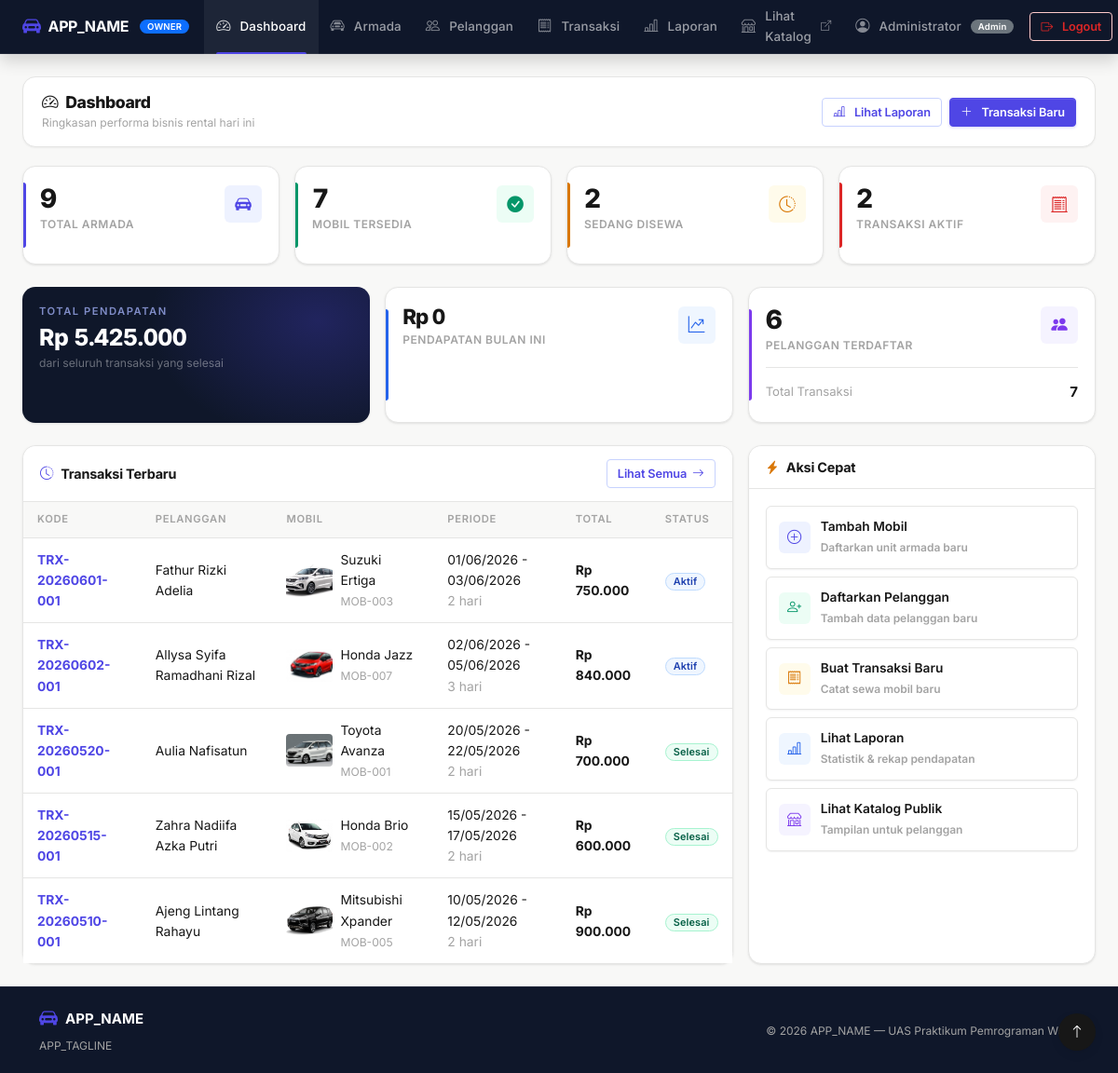
/pages/dashboard.php (signed in), run on the app's committed database.
### tables this page shows
CREATE TABLE transaksi (
    id              INT AUTO_INCREMENT PRIMARY KEY,
    kode_transaksi  VARCHAR(30)  NOT NULL UNIQUE,
    pelanggan_id    INT  NOT NULL,
    mobil_id        INT  NOT NULL,
    tanggal_mulai   DATE NOT NULL,
    tanggal_selesai DATE NOT NULL,
    jumlah_hari     INT  NOT NULL DEFAULT 0,
    harga_per_hari  DECIMAL(12,2) NOT NULL DEFAULT 0,
    total_harga     DECIMAL(12,2) NOT NULL DEFAULT 0,
    status          ENUM('aktif','selesai','dibatalkan') NOT NULL DEFAULT 'aktif',
    catatan         TEXT,
    created_at      TIMESTAMP DEFAULT CURRENT_TIMESTAMP,
    updated_at      TIMESTAMP DEFAULT CURRENT_TIMESTAMP ON UPDATE CURRENT_TIMESTAMP,
    FOREIGN KEY (mobil_id)     REFERENCES mobil(id)      ON UPDATE CASCADE ON DELETE RESTRICT,
    FOREIGN KEY (pelanggan_id) REFERENCES pelanggan(id)  ON UPDATE CASCADE ON DELETE RESTRICT
);

CREATE TABLE pelanggan (
    id          INT AUTO_INCREMENT PRIMARY KEY,
    user_id     INT          NULL,
    nama        VARCHAR(100) NOT NULL,
    nik         VARCHAR(20)  NOT NULL UNIQUE,
    telepon     VARCHAR(20)  NOT NULL,
    email       VARCHAR(100),
    alamat      TEXT,
    created_at  TIMESTAMP DEFAULT CURRENT_TIMESTAMP,
    updated_at  TIMESTAMP DEFAULT CURRENT_TIMESTAMP ON UPDATE CURRENT_TIMESTAMP,
    FOREIGN KEY (user_id) REFERENCES users(id)
        ON UPDATE CASCADE ON DELETE SET NULL
);

CREATE TABLE mobil (
    id              INT AUTO_INCREMENT PRIMARY KEY,
    id_kategori     INT          NOT NULL,
    kode_mobil      VARCHAR(20)  NOT NULL UNIQUE,
    nama_mobil      VARCHAR(50)  NOT NULL,
    merek           VARCHAR(50)  NOT NULL,
    tahun           YEAR         NOT NULL,
    warna           VARCHAR(30)  NOT NULL,
    harga_per_hari  DECIMAL(12,2) NOT NULL,
    kapasitas       INT          NOT NULL DEFAULT 5,
    status          ENUM('tersedia','disewa','maintenance') NOT NULL DEFAULT 'tersedia',
    deskripsi       TEXT,
    gambar          VARCHAR(255) DEFAULT NULL,
    created_at      TIMESTAMP DEFAULT CURRENT_TIMESTAMP,
    updated_at      TIMESTAMP DEFAULT CURRENT_TIMESTAMP ON UPDATE CURRENT_TIMESTAMP,
    FOREIGN KEY (id_kategori) REFERENCES kategori_mobil(id)
        ON UPDATE CASCADE ON DELETE RESTRICT
);

### pages/dashboard.php (the view, shortened to what this page needs)
<?php
require_once __DIR__ . '/../includes/header.php';
$total_mobil      = mysqli_fetch_assoc(mysqli_query($conn, "SELECT COUNT(*) as total FROM mobil"))['total'];
$mobil_tersedia   = mysqli_fetch_assoc(mysqli_query($conn, "SELECT COUNT(*) as total FROM mobil WHERE status='tersedia'"))['total'];
$mobil_disewa     = mysqli_fetch_assoc(mysqli_query($conn, "SELECT COUNT(*) as total FROM mobil WHERE status='disewa'"))['total'];
$transaksi_aktif  = mysqli_fetch_assoc(mysqli_query($conn, "SELECT COUNT(*) as total FROM transaksi WHERE status='aktif'"))['total'];
$total_transaksi  = mysqli_fetch_assoc(mysqli_query($conn, "SELECT COUNT(*) as total FROM transaksi"))['total'];
$total_pelanggan  = mysqli_fetch_assoc(mysqli_query($conn, "SELECT COUNT(*) as total FROM pelanggan"))['total'];
$total_pendapatan = mysqli_fetch_assoc(mysqli_query($conn, "SELECT COALESCE(SUM(total_harga), 0) as total FROM transaksi WHERE status='selesai'"))['total'];
$pendapatan_bulan_ini = mysqli_fetch_assoc(mysqli_query($conn, "
    SELECT COALESCE(SUM(total_harga), 0) as total
    FROM transaksi
    WHERE status = 'selesai' AND DATE_FORMAT(tanggal_mulai, '%Y-%m') = DATE_FORMAT(CURDATE(), '%Y-%m')
"))['total'];
$recent = mysqli_query($conn, "
    SELECT t.*, m.merek, m.nama_mobil, m.kode_mobil, m.gambar, p.nama AS nama_pelanggan
    FROM transaksi t
    JOIN mobil m ON t.mobil_id = m.id
    JOIN pelanggan p ON t.pelanggan_id = p.id
    ORDER BY t.created_at DESC
    LIMIT 5
");
?>
<div class="container-fluid px-4">
    <div class="page-header">
        <div>
            <h2><i class="bi bi-speedometer2 me-2"></i>Dashboard</h2>
            <div class="breadcrumb-sub">Ringkasan performa bisnis rental hari ini</div>
        </div>
        <div class="d-flex gap-2">
            <a href="laporan.php" class="btn btn-outline-primary btn-sm">
                <i class="bi bi-bar-chart-line me-1"></i>Lihat Laporan
            </a>
            <a href="transaksi.php?action=tambah" class="btn btn-primary btn-sm">
                <i class="bi bi-plus-lg me-1"></i>Transaksi Baru
            </a>
        </div>
    </div>
    <div class="row g-3 mb-4">
        <div class="col-6 col-md-3 fade-in-up">
            <div class="stat-card" style="--stat-color:#4f46e5; --stat-icon-bg:#eef2ff;">
                <div class="stat-top">
                    <div>
                        <div class="stat-number"><?= $total_mobil ?></div>
                        <div class="stat-label">Total Armada</div>
                    </div>
                    <div class="stat-icon">
                        <i class="bi bi-car-front-fill"></i>
                    </div>
                </div>
            </div>
        </div>
        <div class="col-6 col-md-3 fade-in-up">
            <div class="stat-card" style="--stat-color:#059669; --stat-icon-bg:#ecfdf5;">
                <div class="stat-top">
                    <div>
                        <div class="stat-number"><?= $mobil_tersedia ?></div>
                        <div class="stat-label">Mobil Tersedia</div>
                    </div>
                    <div class="stat-icon">
                        <i class="bi bi-check-circle-fill"></i>
                    </div>
                </div>
            </div>
        </div>
        <div class="col-6 col-md-3 fade-in-up">
            <div class="stat-card" style="--stat-color:#d97706; --stat-icon-bg:#fffbeb;">
                <div class="stat-top">
                    <div>
                        <div class="stat-number"><?= $mobil_disewa ?></div>
                        <div class="stat-label">Sedang Disewa</div>
                    </div>
                    <div class="stat-icon">
                        <i class="bi bi-clock-history"></i>
                    </div>
                </div>
            </div>
        </div>
        <div class="col-6 col-md-3 fade-in-up">
            <div class="stat-card" style="--stat-color:#dc2626; --stat-icon-bg:#fef2f2;">
                <div class="stat-top">
                    <div>
                        <div class="stat-number"><?= $transaksi_aktif ?></div>
                        <div class="stat-label">Transaksi Aktif</div>
                    </div>
                    <div class="stat-icon">
                        <i class="bi bi-receipt-cutoff"></i>
                    </div>
                </div>
            </div>
        </div>
    </div>
    <div class="row g-3 mb-4">
        <div class="col-lg-4">
            <div class="card revenue-card h-100">
                <div class="card-body">
                    <div class="revenue-label">Total Pendapatan</div>
                    <div class="revenue-amount">Rp <?= number_format($total_pendapatan, 0, ',', '.') ?></div>
                    <div class="revenue-sub">dari seluruh transaksi yang selesai</div>
                </div>
            </div>
        </div>
        <div class="col-lg-4 col-sm-6">
            <div class="stat-card h-100" style="--stat-color:#2563eb; --stat-icon-bg:#eff6ff;">
                <div class="stat-top">
                    <div>
                        <div class="stat-number" style="font-size:1.4rem;">
                            Rp <?= number_format($pendapatan_bulan_ini, 0, ',', '.') ?>
                        </div>
                        <div class="stat-label">Pendapatan Bulan Ini</div>
                    </div>
                    <div class="stat-icon">
                        <i class="bi bi-graph-up-arrow"></i>
                    </div>
                </div>
            </div>
        </div>
        <div class="col-lg-4 col-sm-6">
            <div class="stat-card h-100" style="--stat-color:#7c3aed; --stat-icon-bg:#f5f3ff;">
                <div class="stat-top">
                    <div>
                        <div class="stat-number"><?= $total_pelanggan ?></div>
                        <div class="stat-label">Pelanggan Terdaftar</div>
                    </div>
                    <div class="stat-icon">
                        <i class="bi bi-people-fill"></i>
                    </div>
                </div>
                <div class="divider"></div>
                <div class="d-flex justify-content-between align-items-center">
                    <span class="text-muted small">Total Transaksi</span>
                    <span class="fw-700"><?= $total_transaksi ?></span>
                </div>
            </div>
        </div>
    </div>
    <div class="row g-3">
        <div class="col-lg-8">
            <div class="card h-100">
                <div class="card-header">
                    <h6><i class="bi bi-clock-history me-2 text-primary"></i>Transaksi Terbaru</h6>
                    <a href="transaksi.php" class="btn btn-sm btn-outline-primary">
                        Lihat Semua <i class="bi bi-arrow-right"></i>
                    </a>
                </div>
                <div class="card-body p-0">
                    <div class="table-wrapper">
                        <table class="table mb-0">
                            <thead>
                                <tr>
                                    <th>Kode</th>
                                    <th>Pelanggan</th>
                                    <th>Mobil</th>
                                    <th>Periode</th>
                                    <th>Total</th>
                                    <th>Status</th>
                                </tr>
                            </thead>
                            <tbody>
                                <?php if ($recent && $recent->num_rows > 0): ?>
                                    <?php while ($row = mysqli_fetch_assoc($recent)): ?>
                                    <tr>
                                        <td class="fw-700 text-primary"><?= htmlspecialchars($row['kode_transaksi']) ?></td>
                                        <td><?= htmlspecialchars($row['nama_pelanggan']) ?></td>
                                        <td>
                                            <div class="d-flex align-items-center gap-2">
                                                <?php
                                                if (!empty($row['gambar'])) {
                                                    $nama_gambar = htmlspecialchars($row['gambar']);
                                                } else {
                                                    $kode = strtoupper($row['kode_mobil']);
                                                    if ($kode === 'MOB-001') $nama_gambar = 'Avanza.jpg';
                                                    elseif ($kode === 'MOB-002') $nama_gambar = 'brio.jpg';
                                                    elseif ($kode === 'MOB-003') $nama_gambar = 'ertiga.jpg';
                                                    elseif ($kode === 'MOB-005') $nama_gambar = 'xpander.jpg';
                                                    elseif ($kode === 'MOB-006') $nama_gambar = 'inova.jpg';
                                                    elseif ($kode === 'MOB-007') $nama_gambar = 'jazz.jpg';
                                                    else {
                                                        $nama_gambar = strtolower($row['merek']) . '.jpg';
                                                    }
                                                }
                                                ?>
                                                <img src="../assets/img/<?= $nama_gambar ?>"
                                                    alt="Mobil" style="width: 50px; height: 35px; object-fit: cover; border-radius: 4px;"
                                                    onerror="this.src='https://via.placeholder.com/60x40/0d6efd/fff?text=<?= urlencode($row['merek']) ?>';">
                                                <div>
                                                    <?= htmlspecialchars($row['merek'] . ' ' . $row['nama_mobil']) ?>
                                                    <br><small class="text-muted"><?= htmlspecialchars($row['kode_mobil']) ?></small>
                                                </div>
                                            </div>
                                        </td>
                                        <td class="small">
                                            <?= date('d/m/Y', strtotime($row['tanggal_mulai'])) ?> -
                                            <?= date('d/m/Y', strtotime($row['tanggal_selesai'])) ?>
                                            <br><span class="text-muted"><?= $row['jumlah_hari'] ?> hari</span>
                                        </td>
                                        <td class="fw-700">Rp <?= number_format($row['total_harga'], 0, ',', '.') ?></td>
                                        <td>
                                            <span class="badge status-<?= htmlspecialchars($row['status']) ?>">
                                                <?= ucfirst(htmlspecialchars($row['status'])) ?>
                                            </span>
                                        </td>
                                    </tr>
                                    <?php endwhile; ?>
                                <?php endif; ?>
                            </tbody>
                        </table>
                    </div>
                </div>
            </div>
        </div>
        <div class="col-lg-4">
            <div class="card h-100">
                <div class="card-header">
                    <h6><i class="bi bi-lightning-charge-fill me-2 text-warning"></i>Aksi Cepat</h6>
                </div>
                <div class="card-body d-flex flex-column gap-2">
                    <a href="mobil.php?action=tambah" class="quick-action-btn">
                        <div class="qa-icon" style="background:#eef2ff; color:#4f46e5;">
                            <i class="bi bi-plus-circle"></i>
                        </div>
                        <div>
                            <div>Tambah Mobil</div>
                            <small class="text-muted">Daftarkan unit armada baru</small>
                        </div>
                    </a>
                    <a href="pelanggan.php?action=tambah" class="quick-action-btn">
                        <div class="qa-icon" style="background:#ecfdf5; color:#059669;">
                            <i class="bi bi-person-plus"></i>
                        </div>
                        <div>
                            <div>Daftarkan Pelanggan</div>
                            <small class="text-muted">Tambah data pelanggan baru</small>
                        </div>
                    </a>
                    <a href="transaksi.php?action=tambah" class="quick-action-btn">
                        <div class="qa-icon" style="background:#fffbeb; color:#d97706;">
                            <i class="bi bi-receipt"></i>
                        </div>
                        <div>
                            <div>Buat Transaksi Baru</div>
                            <small class="text-muted">Catat sewa mobil baru</small>
                        </div>
                    </a>
                    <a href="laporan.php" class="quick-action-btn">
                        <div class="qa-icon" style="background:#eff6ff; color:#2563eb;">
                            <i class="bi bi-bar-chart-line"></i>
                        </div>
                        <div>
                            <div>Lihat Laporan</div>
                            <small class="text-muted">Statistik & rekap pendapatan</small>
                        </div>
                    </a>
                    <a href="<?= BASE_URL ?>katalog.php" target="_blank" class="quick-action-btn">
                        <div class="qa-icon" style="background:#f5f3ff; color:#7c3aed;">
                            <i class="bi bi-shop"></i>
                        </div>
                        <div>
                            <div>Lihat Katalog Publik</div>
                            <small class="text-muted">Tampilan untuk pelanggan</small>
                        </div>
                    </a>
                </div>
            </div>
        </div>
    </div>
</div>
<button id="scrollTopBtn" class="d-flex" title="Kembali ke atas">
    <i class="bi bi-arrow-up"></i>
</button>
<?php require_once __DIR__ . '/../includes/footer.php'; ?>

### data on the page
transaksi: kode_transaksi "TRX-20260601-001", pelanggan.nama "Fathur Rizki Adelia", shows a picture, mobil.nama_mobil "Suzuki Ertiga", mobil.kode_mobil "MOB-003", tanggal_mulai "01/06/2026", tanggal_selesai "03/06/2026", jumlah_hari "2", total_harga "750.000", status "Aktif"
transaksi: kode_transaksi "TRX-20260602-001", pelanggan.nama "Allysa Syifa Ramadhani Rizal", shows a picture, mobil.nama_mobil "Honda Jazz", mobil.kode_mobil "MOB-007", tanggal_mulai "02/06/2026", tanggal_selesai "05/06/2026", jumlah_hari "3", total_harga "840.000", status "Aktif"
transaksi: kode_transaksi "TRX-20260520-001", pelanggan.nama "Aulia Nafisatun", shows a picture, mobil.nama_mobil "Toyota Avanza", mobil.kode_mobil "MOB-001", tanggal_mulai "20/05/2026", tanggal_selesai "22/05/2026", jumlah_hari "2", total_harga "700.000", status "Selesai"
transaksi: kode_transaksi "TRX-20260515-001", pelanggan.nama "Zahra Nadiifa Azka Putri", shows a picture, mobil.nama_mobil "Honda Brio", mobil.kode_mobil "MOB-002", tanggal_mulai "15/05/2026", tanggal_selesai "17/05/2026", jumlah_hari "2", total_harga "600.000", status "Selesai"
transaksi: kode_transaksi "TRX-20260510-001", pelanggan.nama "Ajeng Lintang Rahayu", shows a picture, mobil.nama_mobil "Mitsubishi Xpander", mobil.kode_mobil "MOB-005", tanggal_mulai "10/05/2026", tanggal_selesai "12/05/2026", jumlah_hari "2", total_harga "900.000", status "Selesai"

### other printed values
APP_NAME "APP_NAME"
$_SESSION['nama_lengkap'] "Administrator"
$user_role "Admin"
$total_mobil "9"
$mobil_tersedia "7"
$mobil_disewa "2"
$transaksi_aktif "2"
$total_pendapatan "5.425.000"
$pendapatan_bulan_ini "0"
$total_pelanggan "6"
$total_transaksi "7"
APP_TAGLINE "APP_TAGLINE"
